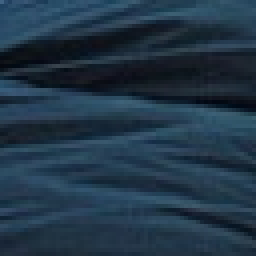
#> input picture data_basic1/query0.png, 64 x 64 px (shown 4 times larger)
$ python dct.py -D data_basic1
#> lines starting #> are read from the running program, lines starting #| are printed output that depends on the picture; pictures that were not available may be replaced by others from this repository, and a replacement may not be noted
from scipy.fftpack import dct, idct
from skimage.io import imread
from skimage.color import rgb2gray
import numpy as np
import argparse

DEFAULT_FREQ_MATRIX_SIZE = 6


# implement 2D DCT
def dct2(a):
    return dct(dct(a.T, norm="ortho").T, norm="ortho")


freq_matrix_size = 6


def calc_imf(im, fp, fp2):
    for i in range(0, 512 - 64 + 1):
        for j in range(0, 512 - 64 + 1):
            imF = dct2(im[i : i + 64, j : j + 64])
            # binarize the DCT result by average value
            binarized_imF = (imF > np.mean(imF)).astype(np.uint8)
            needed_data = binarized_imF[:freq_matrix_size, :freq_matrix_size]
            needed_data.tofile(fp)
            np.savetxt(fp2, needed_data, fmt="%d")  # txt ouput for debugging(readable)


if __name__ == "__main__":
    parser = argparse.ArgumentParser()
    parser.add_argument(
        "--directory",
        "-D",
        type=str,
        required=True,
        help="The path of the image files",
    )
    parser.add_argument(
        "--frequency_matrix_size",
        "-F",
        type=int,
        default=DEFAULT_FREQ_MATRIX_SIZE,
        required=False,
        help="The size of the frequency matrix",
    )
    args = parser.parse_args()

    freq_matrix_size = args.frequency_matrix_size
    dir_path = args.directory

    # process query images
    for query_num in range(8):
        im = rgb2gray(imread(f"{dir_path}/query{query_num}.png"))
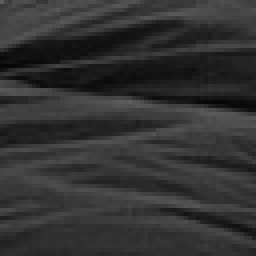
#> im: shape (64, 64) float64 (shown 4 times larger); min 0.0258, max 0.368, mean 0.199
        imF = dct2(im)
#> in dct2, `return dct(dct(a.T, norm="ortho").T, norm="ortho")`:
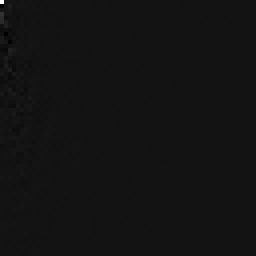
#> returned value: shape (64, 64) float64 (shown 4 times larger); min -1.04, max 12.74, mean 0.0052; drawn with min black and max white

        # binarize the DCT result by average value
        binarized_imF = (imF > np.mean(imF)).astype(np.uint8)[
            :freq_matrix_size, :freq_matrix_size
        ]
#> binarized_imF = [[1, 1, 1, 1, 0, 1], [0, 1, 1, 0, 1, 1], [1, 1, 1, 0, 1, 0], [1, 1, 1, 0, 0, 0], [1, 0, 0, 0, 0, 1], [1, 1, 0, 0, 0, 1]]

        with open(f"{dir_path}/query{query_num}_dst.data", "wb") as fp:
            binarized_imF.tofile(fp)
            np.savetxt(f"{dir_path}/query{query_num}_dst.txt", binarized_imF, fmt="%d")
        if query_num == 0:
            print(binarized_imF)
#| [[1 1 1 1 0 1]
#|  [0 1 1 0 1 1]
#|  [1 1 1 0 1 0]
#|  [1 1 1 0 0 0]
#|  [1 0 0 0 0 1]
#|  [1 1 0 0 0 1]]
#> pass 2 of the loop `for query_num in range(8):`:
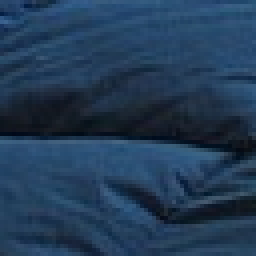
#> input picture data_basic1/query1.png, 64 x 64 px (shown 4 times larger)
#> `im = rgb2gray(imread(f"{dir_path}/query{query_num}.png"))`:
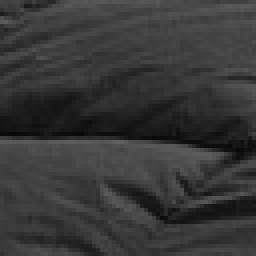
#> im: shape (64, 64) float64 (shown 4 times larger); min 0.0295, max 0.378, mean 0.22
#> in dct2 (call 2), `return dct(dct(a.T, norm="ortho").T, norm="ortho")`:
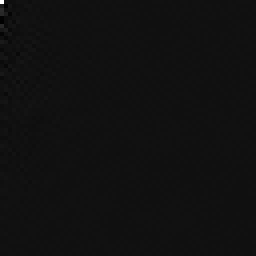
#> returned value: shape (64, 64) float64 (shown 4 times larger); min -1, max 14.05, mean 0.00422; drawn with min black and max white
#> binarized_imF = [[1, 0, 0, 0, 1, 1], [1, 0, 1, 0, 0, 0], [1, 0, 1, 0, 1, 0], [1, 1, 0, 1, 0, 1], [0, 0, 0, 1, 1, 1], [0, 0, 1, 0, 1, 1]]
#> (the run stopped early here; a loop or call above may not have finished)
